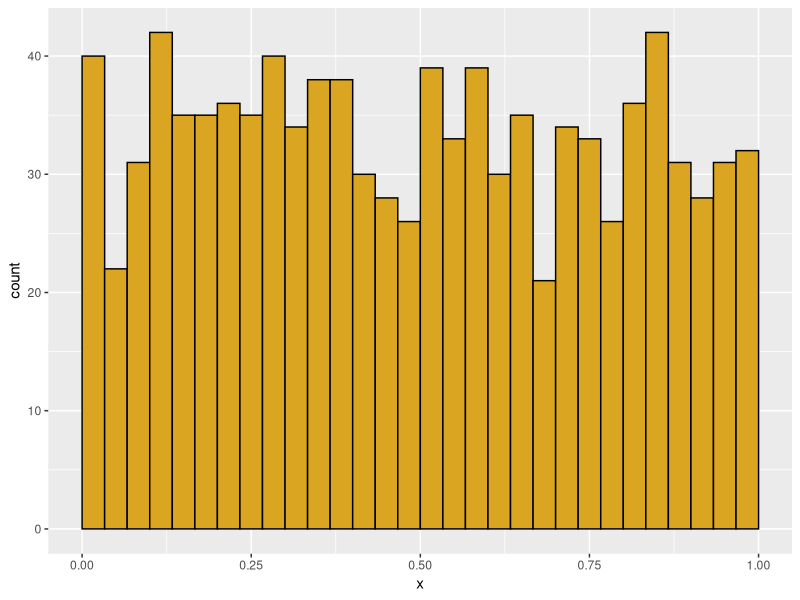
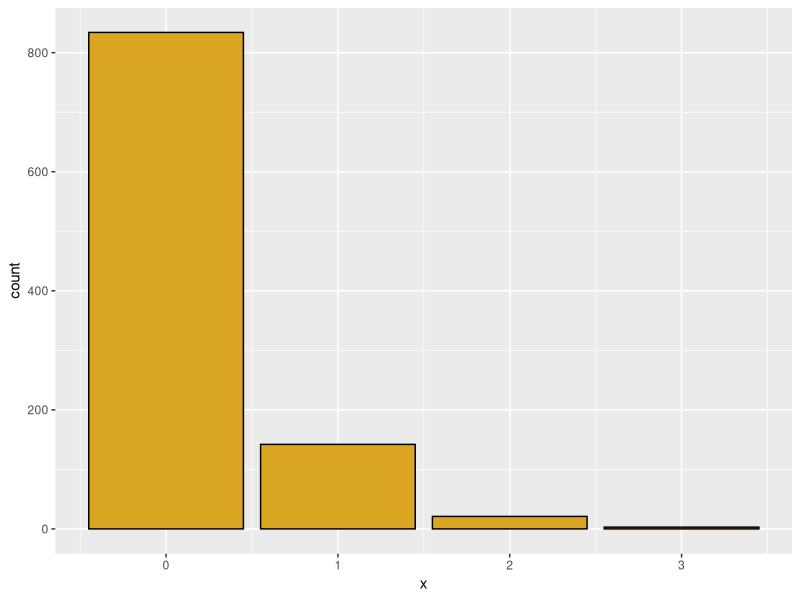
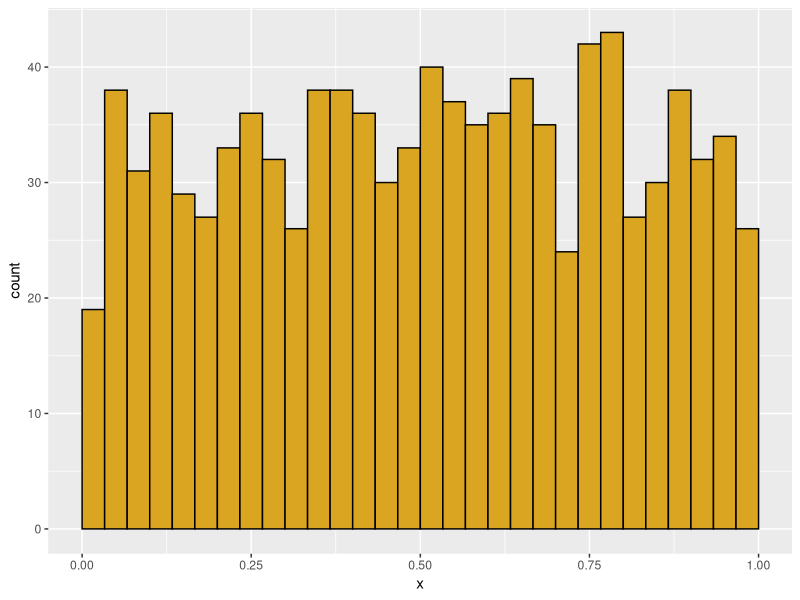
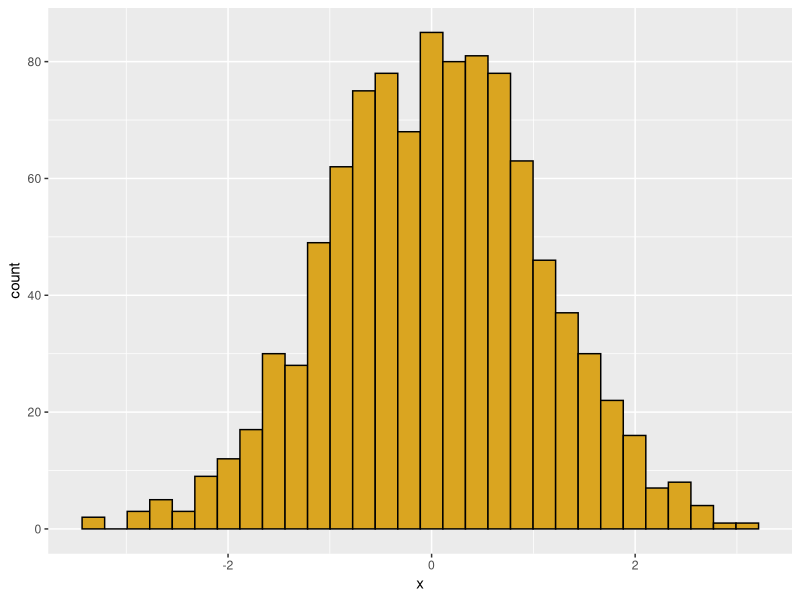
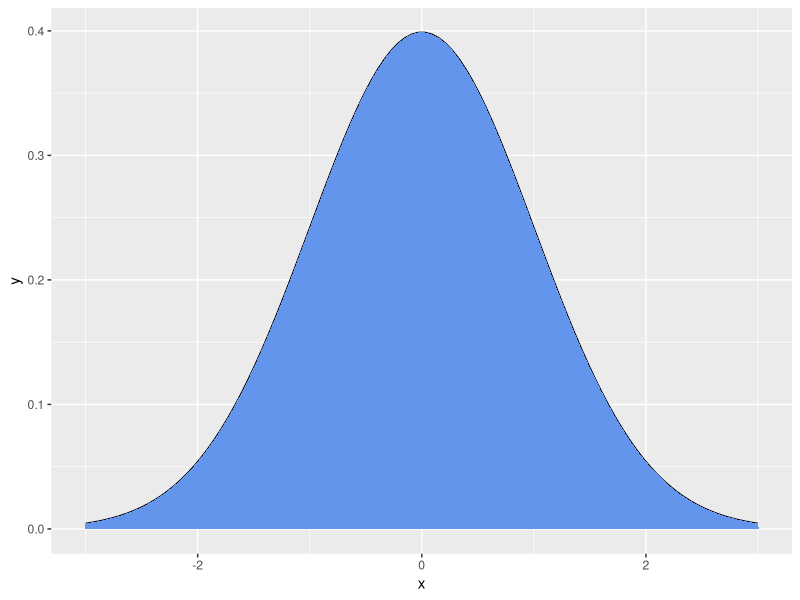
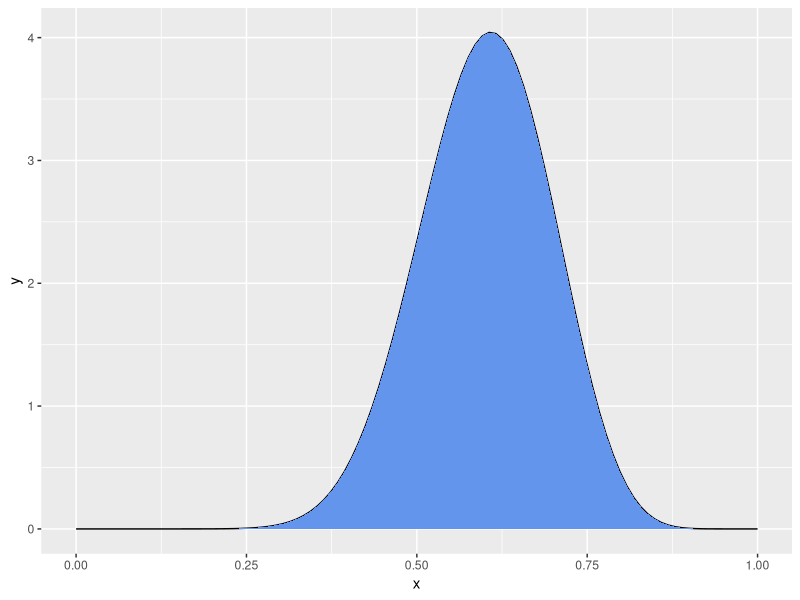
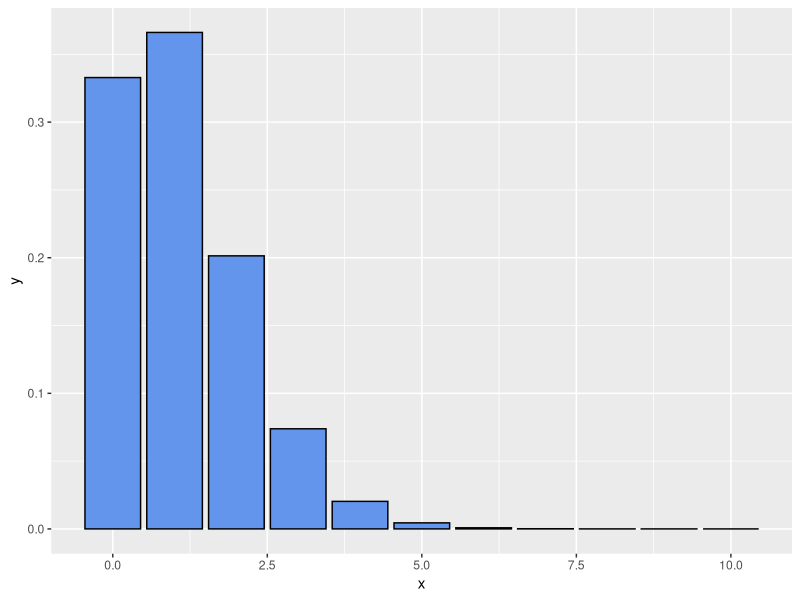
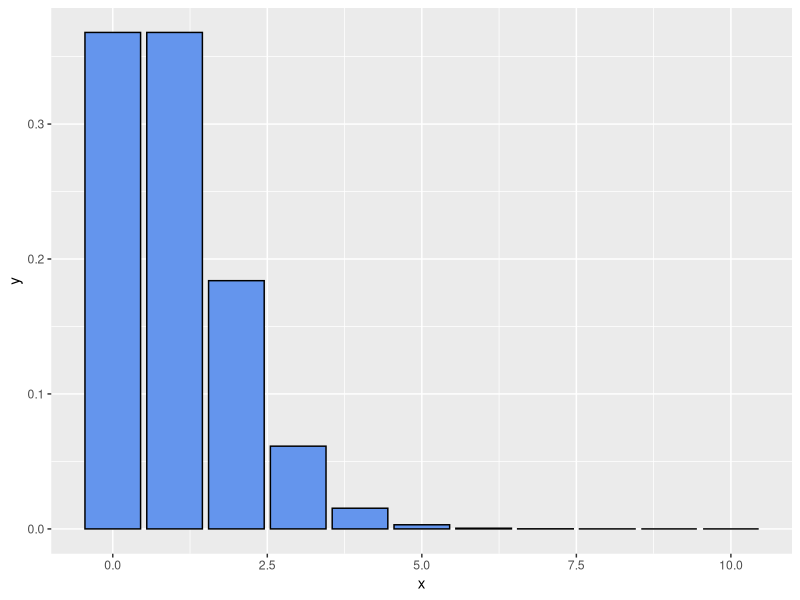

Reproduce these figures in R, in order. (Note: this script raises an error after producing the figures.)
#Discrete distributions
#Poisson
##Range: [0,∞]
##Parameters: size = number of events, rate = 𝜆
##Interpretation: Distribution of events that occur during a fixed time interval or sampling effort with a constant rate of independent events; resembles normal with large 𝜆, or exponential with small 𝜆
#Binomial
##Range: [0, # of trials]
##Parameters: size= number of trials; p = probability of positive outcome
##Interpretation: Distribution of number of successful independent dichotomous trials, with constant p
#Negative Binomial
##Range: [0, ∞]
##Parameters: size=number of successes; p = probability of success
##Interpretation: Distribution of number of failures in a series of independent Bernouli trials, each with p = probability of a success. Generates a discrete distribution that is more heterogeneous (“overdispersed”) than Poisson
#Continuous distributions
#Uniform
##Range: [min,max]
##Parameters: min = minimum boundary; max = maximum boundary
##Interpretation: Distribution of a value that is equally likely within a specified range
#Normal
##Range: [−∞,∞]
##Parameters: mean = central tendency; SD = standard deviation
##Interpretation: Symmetric bell-shaped curve with unbounded tails
#Gamma Γ
##Range: [0,∞]
##Parameters: shape, scale
##Interpretation: mean=𝑠ℎ𝑎𝑝𝑒∗𝑠𝑐𝑎𝑙𝑒, variance=𝑠ℎ𝑎𝑝𝑒∗𝑠𝑐𝑎𝑙𝑒2; generates a variety of shapes (including normal and exponential) for positive continuous variables
#Beta 𝛽
##Range: [0,1] (can be rescaled to any range by simple multiplication and addition)
##Paramters: shape1, shape2
##Interpretation: if shape1 and shape 2 are integers, interpret as a coin toss, with shape1 = # of successes + 1, shape2 = # of failures + 1. Gives distribution of value of p, estimated from data, which can range from exponential through uniform through normal (but all are bounded). Setting shape1 and shape2 <1 yields u-shaped distributions.


#The “grammar” of probability distributions in R
# d gives probability density function
# p gives cumulative distribution function
# q gives quantile function (the inverse of p)
# r gives random number generation




############################
# Function: my_histo
# Purpose: creates a ggplot histogram
# Requires: ggplot
# Input: x = a numeric vector
#        data_type= "cont" or "disc"
# Output: a ggplot histogram
############################
library(ggplot2)
my_histo <- function(x=NULL,data_type="cont") {
  if(is.null(x)) x=runif(1000)
  df <- data.frame(x=x) 

# if data are continuous bounded (0,1), adjust bins for histogram  
  if (data_type=="cont" & min(df$x) > 0 & max(df$x) < 1) {
  p1 <- ggplot(data=df) +
    aes(x=x) +
    geom_histogram(boundary=0,
                   binwidth=1/30,
                   color="black",
                   fill="goldenrod") +
    scale_x_continuous(limits=c(0,1))}  

  
# if data are continuous, but not bounded (0,1), use
# ggplot default bins
  if (data_type=="cont" & (min(df$x) < 0 | max(df$x) > 1)) {
  p1 <- ggplot(data=df) +
    aes(x=x) +
    geom_histogram(color="black",
                   fill="goldenrod")}

     
  

# if data are discrete integers, 
#  use geom_bar to create a histogram
if (data_type=="disc") {
  p1 <- ggplot(data=df) + 
    aes(x=x) +
    geom_bar(color="black",fill="goldenrod") }
  
print(p1)
} 
my_histo()
my_histo(data_type="disc",x=rpois(1000,lambda=0.2))
my_histo(data_type="cont",x=runif(1000))
my_histo(data_type="cont",x=rnorm(n=1000,mean=0,sd=1))





############################
# Function: my_pdf
# Purpose: creates a ggplot probability density function
# Requires: ggplot
# Input: x = a numeric vector of x values
#        y = pdf values calculated for each value of x
#        data_type= "cont" or "disc"
# Output: a ggplot pdf
############################
my_pdf <- function(x=NULL,y=NULL,data_type="cont") {
  if(is.null(x) | is.null(y)) {
    x=seq(from=-3,to=3,length.out=100)
    y=dnorm(x) }
  
    df <- data.frame(x=x,y=y) 
    
    # for continuous distributions, 
    # plot the line for the pdf
    if(data_type=="cont") {
      p1 <- ggplot(data=df) +
        aes(x=x,y=y) +
      geom_line() +
        geom_area(fill = "cornflower blue") } 
    
    # for discrete distributions,
    # plot a bar for the probability at each value
    if (data_type=="disc") {
      p1 <- ggplot(data=df) + 
        aes(x=x,y=y) +
        geom_col(color="black",fill="cornflower blue") }
    print(p1)
}
my_pdf()
my_x=seq(from=0,to=1,length.out=100)
my_pdf(x=my_x,y=dbeta(x=my_x,shape1=15,shape2=10))
my_pdf(x=0:10,y=dpois(x=0:10,lambda=1.1),data_type="disc")




library(ggplot2)
library(MASS)
#-------------------------------------------------
# Poisson distribution
# Discrete X >= 0
# Random events with a constant rate lambda
# (observations per time or per unit area)
# Parameter lambda > 0

# "d" function generates probability density
hits <- 0:10
my_vec <- dpois(x=hits,lambda=1)
my_pdf(x=hits,y=my_vec,data_type="disc")

my_vec <- dpois(x=hits,lambda=2)
my_pdf(x=hits,y=my_vec,data_type="disc")

sum(my_vec)  # sum of density function = 1.0 (total area under curve)

# sum is not quite 1 because we need more elements in hits:
hits <- 0:15
my_vec <- dpois(x=hits, lambda=2)
my_pdf(x=hits,y=my_vec,data_type="disc")
sum(my_vec)
# now the sum is correct

# for a Poisson distribution with lambda=2, 
# what is the probability that a single draw will yield X=0?

dpois(x=0,lambda=2)

# "p" function generates cumulative probability density; gives the 
# "lower tail" cumulative area of the distribution

hits <- 0:10
my_vec <- ppois(q=hits,lambda=2)
my_pdf(x=hits,y=my_vec,data_type="disc")


# for a Poisson distribution with lambda=2, 
# what is the probability of getting 1 or fewer hits?

ppois(q=1, lambda=2)


# We could also get this through dpois
p_0 <- dpois(x=0,lambda=2)
p_0
p_1 <- dpois(x=1,lambda=2)
p_1
p_0 + p_1


# The q function is the inverse of p
# What is the number of hits corresponding to 50% of the probability mass
qpois(p=0.5,lambda=2.5)
my_pdf(x=0:10,y=dpois(x=0:10,lambda=2.5),data_type="disc")

# but distribution is discrete, so this is not exact
ppois(q=2,lambda=2.5)

# finally, we can simulate individual values from a poisson
ran_pois <- rpois(n=1000,lambda=2.5)
my_histo(x=ran_pois,data_type="disc")


# for real or simulated data, we can use the quantile
# function to find the empirical  95% confidence interval on the data

quantile(x=ran_pois,probs=c(0.025,0.975))


# frog data
frog_data <- c(30.15, 26.3, 27.5, 22.9, 27.8, 26.2)
## fit normal to frog data
z <- fitdistr(frog_data, "normal")
z
## create and plot a density function
x <- 1:100
frog_density <- dnorm(x = x, mean = 26.8083333, sd = 2.1806759)
qplot(x, frog_density, geom="line")
# gamma density distribution
z <- fitdistr(frog_data, "gamma")
frog_gamma <- dgamma(x, shape = 147.195171, rate = 5.490650)
qplot(x, frog_gamma, geom="line")
# adding an outlier to see skew
new_frog_data <- c(frog_data, 0.05)
z <- fitdistr(new_frog_data, "gamma")
z
new_frog_gamma <- dgamma(x, shape = 0.7953050, rate = 0.0345992)
qplot(x, new_frog_gamma, geom="line")



#-------------------------------------------------
# Binomial distribution
# p = probability of a dichotomous outcome
# size = number of trials
# x = possible outcomes
# outcome x is bounded between 0 and number of trials

# use "d" binom for density function
hits <- 0:10
my_vec <- dbinom(x=hits,size=10,prob=0.5)
my_pdf(x=0:10,y=my_vec,data_type="disc")



# and how does this compare to an actual simulation of 50 tosses of 100 coins?

my_coins <- rbinom(n=50,size=100,prob=0.5)
my_histo(x=my_coins,data_type="disc")
quantile(x=my_coins,probs=c(0.025,0.975))




#-------------------------------------------------
# negative binomial: number of failures (values of MyVec)
# in a series of (Bernouli) with p=probability of success 
# before a target number of successes (= size)
# generates a discrete distribution that is more 
# heterogeneous ("overdispersed") than Poisson
hits <- 0:40
my_vec <- dnbinom(x=hits, size=5, prob=0.5)
my_pdf(x=hits,y=my_vec,data_type="disc")

# geometric series is a special case where N= 1 success
# each bar is a constant fraction 1 - "prob" of the bar before it
my_vec <- dnbinom(x=hits, size=1, prob=0.1)
my_pdf(x=hits,y=my_vec,data_type="disc")


# alternatively specify mean = mu of distribution and size, 
# the dispersion parameter (small is more dispersed)
# this gives us a poisson with a lambda value that varies
# the dispersion parameter is the shape parameter in the gamma
# as it increases, the distribution has a smaller variance
# just simulate it directly

nbi_ran <- rnbinom(n=1000,size=10,mu=5)
my_histo(x=nbi_ran,data_type="disc")


nbi_ran <- rnbinom(n=1000,size=0.1,mu=5)
my_histo(x=nbi_ran,data_type="disc")



#-------------------------------------------------
# uniform
# params specify minimum and maximum

#runif for random data
my_histo(x=runif(n=100),data_type="cont")
my_histo(x=runif(n=1000),data_type="cont")

#-------------------------------------------------




# normal 
my_norm <- rnorm(n=100,mean=100,sd=2)
my_histo(x=my_norm,data_type="cont")


# problems with normal when mean is small but zero is not allowed.
my_norm <- rnorm(n=100,mean=2,sd=2)
my_histo(x=my_norm,data_type="cont")

summary(my_norm)
toss_zeroes <- my_norm[my_norm>0]
my_histo(x=toss_zeroes,data_type="cont")

summary(toss_zeroes)



#-------------------------------------------------
# gamma distribution, continuous positive values, but bounded at 0

my_gamma <- rgamma(n=100,shape=1,scale=10)
my_histo(x=my_gamma,data_type="cont")

# gamma with shape= 1 is an exponential with scale = mean

# shape <=1 gives a mode near zero; very small shape rounds to zero
my_gamma <- rgamma(n=100,shape=0.1,scale=1)
my_histo(x=my_gamma,data_type="cont")

# large shape parameters moves towards a normal
my_gamma <- rgamma(n=100,shape=20,scale=1)
my_histo(x=my_gamma,data_type="cont")

# scale parameter changes mean- and the variance!
my_histo(x=rgamma(n=100,shape=2,scale=100),data_type="cont")
my_histo(x=rgamma(n=100,shape=2,scale=10),data_type="cont")
my_histo(x=rgamma(n=100,shape=2,scale=1),data_type="cont")
my_histo(x=rgamma(n=100,shape=2,scale=0.1),data_type="cont")



# unlike the normal, the two parameters affect both mean and variance

# mean = shape*scale
# variance= shape*scale^2




#-------------------------------------------------

# beta distribution 
# bounded at 0 and 1
# analagous to a binomial, but result is a continuous distribution of probabilities
# parameter shape1 = number of successes + 1
# parameter shape2 = number of failures + 1
# interpret these in terms of a coin you are tossing

# shape1 = 1, shape2 = 1 = "no data"
my_beta <- rbeta(n=1000,shape1=1,shape2=1)
my_histo(x=my_beta,data_type="cont")

# shape1 = 2, shape1 = 1 = "1 coin toss, comes up heads!"
my_beta <- rbeta(n=1000,shape1=2,shape2=1)
my_histo(x=my_beta,data_type="cont")
# two tosses, 1 head and 1 tail
my_beta <- rbeta(n=1000,shape1=2,shape2=2)
my_histo(x=my_beta,data_type="cont")
# two tosses, both heads
my_beta <- rbeta(n=1000,shape1=2,shape2=1)
my_histo(x=my_beta,data_type="cont")
# let's get more data
my_beta <- rbeta(n=1000,shape1=20,shape2=20)
my_histo(x=my_beta,data_type="cont")
my_beta <- rbeta(n=1000,shape1=500,shape2=500)
my_histo(x=my_beta,data_type="cont")

# if the coin is biased
my_beta <- rbeta(n=1000,shape1=1000,shape2=500)
my_histo(x=my_beta,data_type="cont")
my_beta <- rbeta(n=1000,shape1=10,shape2=5)
my_histo(x=my_beta,data_type="cont")


# shape parameters less than 1.0 give us a u-shaped distribution
my_beta <- rbeta(n=1000,shape1=0.1,shape2=0.1)
my_histo(x=my_beta,data_type="cont")

my_beta <- rbeta(n=1000,shape1=0.5,shape2=0.2)
my_histo(x=my_beta,data_type="cont")
